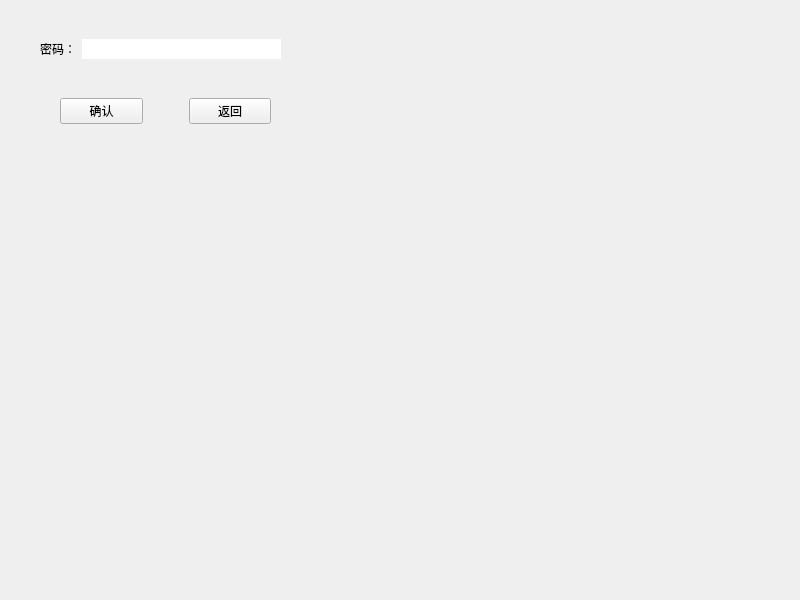
<?xml version="1.0" encoding="UTF-8"?>
<ui version="4.0">
 <class>password</class>
 <widget class="QMainWindow" name="password">
  <property name="geometry">
   <rect>
    <x>0</x>
    <y>0</y>
    <width>800</width>
    <height>600</height>
   </rect>
  </property>
  <property name="windowTitle">
   <string>MainWindow</string>
  </property>
  <widget class="QWidget" name="centralwidget">
   <widget class="QWidget" name="widget" native="true">
    <property name="geometry">
     <rect>
      <x>40</x>
      <y>30</y>
      <width>241</width>
      <height>39</height>
     </rect>
    </property>
    <layout class="QGridLayout" name="gridLayout_2">
     <item row="0" column="0">
      <widget class="QLabel" name="label">
       <property name="text">
        <string>密码：</string>
       </property>
      </widget>
     </item>
     <item row="0" column="1">
      <widget class="QLineEdit" name="Pass">
       <property name="frame">
        <bool>false</bool>
       </property>
       <property name="echoMode">
        <enum>QLineEdit::Password</enum>
       </property>
      </widget>
     </item>
    </layout>
   </widget>
   <widget class="QWidget" name="widget_2" native="true">
    <property name="geometry">
     <rect>
      <x>60</x>
      <y>90</y>
      <width>211</width>
      <height>42</height>
     </rect>
    </property>
    <layout class="QGridLayout" name="gridLayout">
     <item row="0" column="2">
      <widget class="QPushButton" name="back">
       <property name="text">
        <string>返回</string>
       </property>
      </widget>
     </item>
     <item row="0" column="0">
      <widget class="QPushButton" name="ok">
       <property name="text">
        <string>确认</string>
       </property>
      </widget>
     </item>
     <item row="0" column="1">
      <spacer name="horizontalSpacer">
       <property name="orientation">
        <enum>Qt::Horizontal</enum>
       </property>
       <property name="sizeType">
        <enum>QSizePolicy::Fixed</enum>
       </property>
       <property name="sizeHint" stdset="0">
        <size>
         <width>40</width>
         <height>20</height>
        </size>
       </property>
      </spacer>
     </item>
    </layout>
   </widget>
  </widget>
 </widget>
 <resources/>
 <connections/>
</ui>
